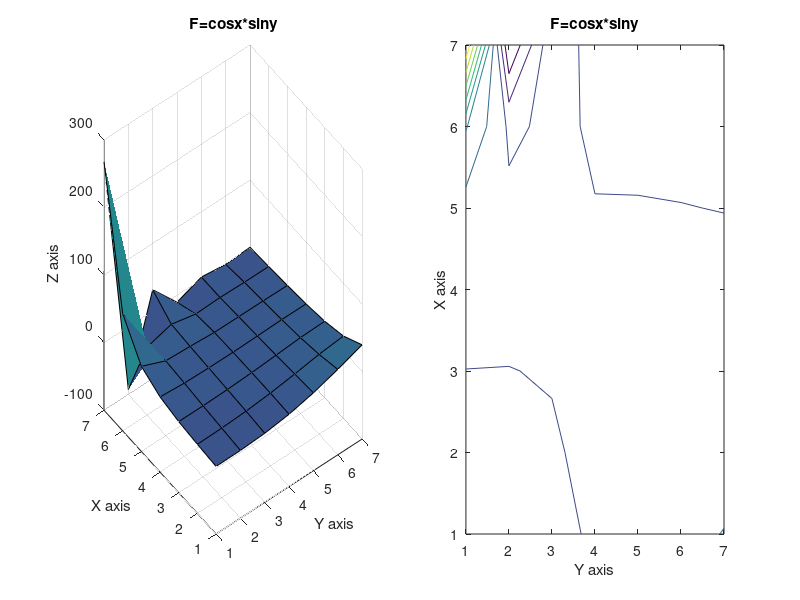

Write the MATLAB code that produced this figure.
%Code Method Gauss_Seidel METHOD
% Abraham Blanco  1223970
clear all; clc;
%% Parameters
ax = 0;
ay = 0;
bx = 2*pi;
by = 2*pi;
% Define the number of points on the interior (this does not include the exterior boundary points)
%lamda=input('Value of lamda=');
M=input('Value of X Intenal Nodes=');
N=input('Value of Y Internal Nodes=');
Time=tic' %time begins here after inputs are set
M1=M+2;
N1=N+2;
% this generates the x and y values that will be used to calculate the F matrix
xvalues = linspace(0,2*pi,M+2);
yvalues = linspace(0,2*pi,N+2);
%%
%U matrix ( initial guess)
U = ones(M+2,N+2); %preallocation (optmization)
%solving for right hand side (F equation)
for i=1:length(xvalues);
    for j=1:length(yvalues);
F(i,j) = cos ( (0.5*pi)* (2*((xvalues(i)-ax) / (bx - ax))+1 )).*sin( pi*((yvalues(j)-ay) / (by -ay)));
%F(i,j)= 0; %last simulation with F=0
    end
end
%% Boundary Conditions for "Top" and "Bottom" side of Matrix
% Top boundary values (Dirchelet Condition)
U(1,:) = ((yvalues - ay).^2 ) .* sin( pi *(yvalues - ay) / (2*(by-ay)) ) ; 
% Bottom boundary values (Dirchelet Condition)
U(end,:) = cos (pi*(yvalues-ay)).*cosh(by-yvalues);
% place these known values in the solution grid
%solveing for Left and Right Boundaries 
W(1,:)=U(1,:);
W(end,:)=U(end,:);
%%
DX = 2*pi/(M+1);
A = 1/DX.^2;
DY = 2*pi/(N+1);
B = 1/DY.^2;
R = -2*(A+B);
% normalize elements
A = A/R;
B = B/R;
F = F/R;
R = 1;
error=10;
error_iterations=0;
% check for diagonal dominance of elements
abs(R) >= abs(2*A+2*B);
Time_count=0;
save('variables.mat')
%%
load('variables.mat')
while error>10^-10;
   T_loop=tic;
   if Time_count>=6
       Time_count=0;
       save('variables.mat')
   end
    W=U;
for j = 2:M+1;
    
    % Left boundary
    W(j,1) = U(j,1);
    U(j,1) = (  F(j,1) - (2*B)*U(j,2) - A*U(j-1,1) - A*U(j+1,1) );
    error(j,1) = abs((U(j,1) - W(j,1)) / U(j,1));
    % Right Boundary
    W(j,end)= U(j,end);
    U(j,end) = (  F(j,end) - (2*B)*U(j,end-1) - A*U(j-1,end) - A*U(j+1,end) );
    error(j,M+2) = abs((U(j,M+2) - W(j,M+2)) / U(j,M+2));
end
%% Main Sweep of Gauss-Siedel
for j= 2:M+1;
    for k = 2:N+1;
        W(j,k)=U(j,k);
        U(j,k) = (  F(j,k) - B*U(j,k-1) - B*U(j,k+1)- A*U(j-1,k) - A*U(j+1,k) );
       %U(j,k) = lamda*U(j,k)+(1-lamda)*W(j,k); %for SOR portion of Gauss_siedel
        error(j,k)= abs((U(j,k) - W(j,k)) / U(j,k));
    end
end
error=abs(max(max(((W-U)./W))));
error_iterations=error_iterations+1;
P= toc(T_loop); 
Time_count=Time_count + P;
end
toc(Time)
save('variables.mat')
%%
load('variables.mat')
Grid=mean(mean(U.^2))
error_iterations
figure
subplot(1,2,1),surf(U), xlabel('Y axis'), ylabel('X axis'), zlabel('Z axis'), title('F=cosx*siny')
subplot(1,2,2),contour(U), xlabel('Y axis'), ylabel('X axis'), title('F=cosx*siny')
